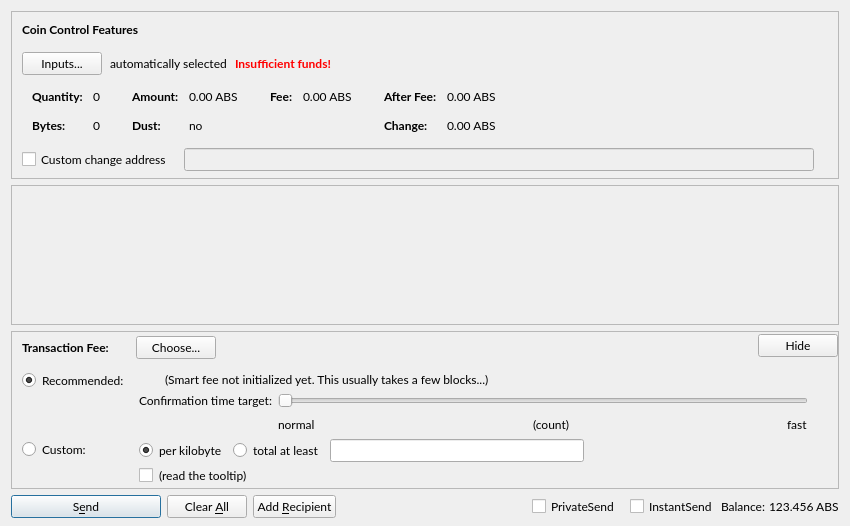
<?xml version="1.0" encoding="UTF-8"?>
<ui version="4.0">
 <class>SendCoinsDialog</class>
 <widget class="QDialog" name="SendCoinsDialog">
  <property name="geometry">
   <rect>
    <x>0</x>
    <y>0</y>
    <width>850</width>
    <height>526</height>
   </rect>
  </property>
  <property name="font">
   <font>
    <family>Lato</family>
   </font>
  </property>
  <property name="windowTitle">
   <string>Send Coins</string>
  </property>
  <layout class="QVBoxLayout" name="verticalLayout" stretch="0,1,0,0">
   <property name="bottomMargin">
    <number>8</number>
   </property>
   <item>
    <widget class="QFrame" name="frameCoinControl">
     <property name="sizePolicy">
      <sizepolicy hsizetype="Expanding" vsizetype="Expanding">
       <horstretch>0</horstretch>
       <verstretch>0</verstretch>
      </sizepolicy>
     </property>
     <property name="maximumSize">
      <size>
       <width>16777215</width>
       <height>16777215</height>
      </size>
     </property>
     <property name="frameShape">
      <enum>QFrame::StyledPanel</enum>
     </property>
     <property name="frameShadow">
      <enum>QFrame::Sunken</enum>
     </property>
     <layout class="QVBoxLayout" name="verticalLayoutCoinControl2">
      <property name="spacing">
       <number>0</number>
      </property>
      <property name="leftMargin">
       <number>0</number>
      </property>
      <property name="topMargin">
       <number>0</number>
      </property>
      <property name="rightMargin">
       <number>0</number>
      </property>
      <property name="bottomMargin">
       <number>6</number>
      </property>
      <item>
       <layout class="QVBoxLayout" name="verticalLayoutCoinControl" stretch="0,0,0,0,1">
        <property name="spacing">
         <number>0</number>
        </property>
        <property name="leftMargin">
         <number>10</number>
        </property>
        <property name="topMargin">
         <number>10</number>
        </property>
        <item>
         <layout class="QHBoxLayout" name="horizontalLayoutCoinControl1">
          <property name="bottomMargin">
           <number>15</number>
          </property>
          <item>
           <widget class="QLabel" name="labelCoinControlFeatures">
            <property name="sizePolicy">
             <sizepolicy hsizetype="Preferred" vsizetype="Maximum">
              <horstretch>0</horstretch>
              <verstretch>0</verstretch>
             </sizepolicy>
            </property>
            <property name="font">
             <font>
              <weight>75</weight>
              <bold>true</bold>
             </font>
            </property>
            <property name="styleSheet">
             <string notr="true">font-weight:bold;</string>
            </property>
            <property name="text">
             <string>Coin Control Features</string>
            </property>
           </widget>
          </item>
         </layout>
        </item>
        <item>
         <layout class="QHBoxLayout" name="horizontalLayoutCoinControl2" stretch="0,0,0,0">
          <property name="spacing">
           <number>8</number>
          </property>
          <property name="bottomMargin">
           <number>10</number>
          </property>
          <item>
           <widget class="QPushButton" name="pushButtonCoinControl">
            <property name="styleSheet">
             <string notr="true"/>
            </property>
            <property name="text">
             <string>Inputs...</string>
            </property>
            <property name="autoDefault">
             <bool>false</bool>
            </property>
           </widget>
          </item>
          <item>
           <widget class="QLabel" name="labelCoinControlAutomaticallySelected">
            <property name="text">
             <string>automatically selected</string>
            </property>
            <property name="margin">
             <number>5</number>
            </property>
           </widget>
          </item>
          <item>
           <widget class="QLabel" name="labelCoinControlInsuffFunds">
            <property name="font">
             <font>
              <weight>75</weight>
              <bold>true</bold>
             </font>
            </property>
            <property name="styleSheet">
             <string notr="true">color:red;font-weight:bold;</string>
            </property>
            <property name="text">
             <string>Insufficient funds!</string>
            </property>
            <property name="margin">
             <number>5</number>
            </property>
           </widget>
          </item>
          <item>
           <spacer name="horizontalSpacerCoinControl">
            <property name="orientation">
             <enum>Qt::Horizontal</enum>
            </property>
            <property name="sizeHint" stdset="0">
             <size>
              <width>40</width>
              <height>1</height>
             </size>
            </property>
           </spacer>
          </item>
         </layout>
        </item>
        <item>
         <widget class="QWidget" name="widgetCoinControl" native="true">
          <property name="sizePolicy">
           <sizepolicy hsizetype="Preferred" vsizetype="Preferred">
            <horstretch>0</horstretch>
            <verstretch>0</verstretch>
           </sizepolicy>
          </property>
          <property name="minimumSize">
           <size>
            <width>0</width>
            <height>0</height>
           </size>
          </property>
          <property name="styleSheet">
           <string notr="true"/>
          </property>
          <layout class="QHBoxLayout" name="horizontalLayoutCoinControl5">
           <property name="leftMargin">
            <number>0</number>
           </property>
           <property name="topMargin">
            <number>0</number>
           </property>
           <property name="rightMargin">
            <number>0</number>
           </property>
           <property name="bottomMargin">
            <number>0</number>
           </property>
           <item>
            <layout class="QHBoxLayout" name="horizontalLayoutCoinControl3" stretch="0,0,0,1">
             <property name="spacing">
              <number>20</number>
             </property>
             <property name="topMargin">
              <number>0</number>
             </property>
             <property name="bottomMargin">
              <number>10</number>
             </property>
             <item>
              <layout class="QFormLayout" name="formLayoutCoinControl1">
               <property name="horizontalSpacing">
                <number>10</number>
               </property>
               <property name="verticalSpacing">
                <number>14</number>
               </property>
               <property name="leftMargin">
                <number>10</number>
               </property>
               <property name="topMargin">
                <number>4</number>
               </property>
               <property name="rightMargin">
                <number>6</number>
               </property>
               <item row="0" column="0">
                <widget class="QLabel" name="labelCoinControlQuantityText">
                 <property name="font">
                  <font>
                   <weight>75</weight>
                   <bold>true</bold>
                  </font>
                 </property>
                 <property name="text">
                  <string>Quantity:</string>
                 </property>
                 <property name="margin">
                  <number>0</number>
                 </property>
                </widget>
               </item>
               <item row="0" column="1">
                <widget class="QLabel" name="labelCoinControlQuantity">
                 <property name="cursor">
                  <cursorShape>IBeamCursor</cursorShape>
                 </property>
                 <property name="contextMenuPolicy">
                  <enum>Qt::ActionsContextMenu</enum>
                 </property>
                 <property name="text">
                  <string notr="true">0</string>
                 </property>
                 <property name="margin">
                  <number>0</number>
                 </property>
                 <property name="textInteractionFlags">
                  <set>Qt::LinksAccessibleByMouse|Qt::TextSelectableByKeyboard|Qt::TextSelectableByMouse</set>
                 </property>
                </widget>
               </item>
               <item row="1" column="0">
                <widget class="QLabel" name="labelCoinControlBytesText">
                 <property name="font">
                  <font>
                   <weight>75</weight>
                   <bold>true</bold>
                  </font>
                 </property>
                 <property name="text">
                  <string>Bytes:</string>
                 </property>
                </widget>
               </item>
               <item row="1" column="1">
                <widget class="QLabel" name="labelCoinControlBytes">
                 <property name="cursor">
                  <cursorShape>IBeamCursor</cursorShape>
                 </property>
                 <property name="contextMenuPolicy">
                  <enum>Qt::ActionsContextMenu</enum>
                 </property>
                 <property name="text">
                  <string notr="true">0</string>
                 </property>
                 <property name="textInteractionFlags">
                  <set>Qt::LinksAccessibleByMouse|Qt::TextSelectableByKeyboard|Qt::TextSelectableByMouse</set>
                 </property>
                </widget>
               </item>
              </layout>
             </item>
             <item>
              <layout class="QFormLayout" name="formLayoutCoinControl2">
               <property name="horizontalSpacing">
                <number>10</number>
               </property>
               <property name="verticalSpacing">
                <number>14</number>
               </property>
               <property name="leftMargin">
                <number>6</number>
               </property>
               <property name="topMargin">
                <number>4</number>
               </property>
               <property name="rightMargin">
                <number>6</number>
               </property>
               <item row="0" column="0">
                <widget class="QLabel" name="labelCoinControlAmountText">
                 <property name="font">
                  <font>
                   <weight>75</weight>
                   <bold>true</bold>
                  </font>
                 </property>
                 <property name="text">
                  <string>Amount:</string>
                 </property>
                 <property name="margin">
                  <number>0</number>
                 </property>
                </widget>
               </item>
               <item row="0" column="1">
                <widget class="QLabel" name="labelCoinControlAmount">
                 <property name="cursor">
                  <cursorShape>IBeamCursor</cursorShape>
                 </property>
                 <property name="contextMenuPolicy">
                  <enum>Qt::ActionsContextMenu</enum>
                 </property>
                 <property name="text">
                  <string notr="true">0.00 ABS</string>
                 </property>
                 <property name="textInteractionFlags">
                  <set>Qt::LinksAccessibleByMouse|Qt::TextSelectableByKeyboard|Qt::TextSelectableByMouse</set>
                 </property>
                </widget>
               </item>
               <item row="1" column="0">
                <widget class="QLabel" name="labelCoinControlLowOutputText">
                 <property name="font">
                  <font>
                   <weight>75</weight>
                   <bold>true</bold>
                  </font>
                 </property>
                 <property name="text">
                  <string>Dust:</string>
                 </property>
                </widget>
               </item>
               <item row="1" column="1">
                <widget class="QLabel" name="labelCoinControlLowOutput">
                 <property name="cursor">
                  <cursorShape>IBeamCursor</cursorShape>
                 </property>
                 <property name="contextMenuPolicy">
                  <enum>Qt::ActionsContextMenu</enum>
                 </property>
                 <property name="text">
                  <string notr="true">no</string>
                 </property>
                 <property name="textInteractionFlags">
                  <set>Qt::LinksAccessibleByMouse|Qt::TextSelectableByKeyboard|Qt::TextSelectableByMouse</set>
                 </property>
                </widget>
               </item>
              </layout>
             </item>
             <item>
              <layout class="QFormLayout" name="formLayoutCoinControl3">
               <property name="horizontalSpacing">
                <number>10</number>
               </property>
               <property name="verticalSpacing">
                <number>14</number>
               </property>
               <property name="leftMargin">
                <number>6</number>
               </property>
               <property name="topMargin">
                <number>4</number>
               </property>
               <property name="rightMargin">
                <number>6</number>
               </property>
               <item row="0" column="0">
                <widget class="QLabel" name="labelCoinControlFeeText">
                 <property name="font">
                  <font>
                   <weight>75</weight>
                   <bold>true</bold>
                  </font>
                 </property>
                 <property name="text">
                  <string>Fee:</string>
                 </property>
                 <property name="margin">
                  <number>0</number>
                 </property>
                </widget>
               </item>
               <item row="0" column="1">
                <widget class="QLabel" name="labelCoinControlFee">
                 <property name="cursor">
                  <cursorShape>IBeamCursor</cursorShape>
                 </property>
                 <property name="contextMenuPolicy">
                  <enum>Qt::ActionsContextMenu</enum>
                 </property>
                 <property name="text">
                  <string notr="true">0.00 ABS</string>
                 </property>
                 <property name="textInteractionFlags">
                  <set>Qt::LinksAccessibleByMouse|Qt::TextSelectableByKeyboard|Qt::TextSelectableByMouse</set>
                 </property>
                </widget>
               </item>
              </layout>
             </item>
             <item>
              <layout class="QFormLayout" name="formLayoutCoinControl4">
               <property name="horizontalSpacing">
                <number>10</number>
               </property>
               <property name="verticalSpacing">
                <number>14</number>
               </property>
               <property name="leftMargin">
                <number>6</number>
               </property>
               <property name="topMargin">
                <number>4</number>
               </property>
               <property name="rightMargin">
                <number>6</number>
               </property>
               <item row="0" column="0">
                <widget class="QLabel" name="labelCoinControlAfterFeeText">
                 <property name="font">
                  <font>
                   <weight>75</weight>
                   <bold>true</bold>
                  </font>
                 </property>
                 <property name="text">
                  <string>After Fee:</string>
                 </property>
                 <property name="margin">
                  <number>0</number>
                 </property>
                </widget>
               </item>
               <item row="0" column="1">
                <widget class="QLabel" name="labelCoinControlAfterFee">
                 <property name="cursor">
                  <cursorShape>IBeamCursor</cursorShape>
                 </property>
                 <property name="contextMenuPolicy">
                  <enum>Qt::ActionsContextMenu</enum>
                 </property>
                 <property name="text">
                  <string notr="true">0.00 ABS</string>
                 </property>
                 <property name="textInteractionFlags">
                  <set>Qt::LinksAccessibleByMouse|Qt::TextSelectableByKeyboard|Qt::TextSelectableByMouse</set>
                 </property>
                </widget>
               </item>
               <item row="1" column="0">
                <widget class="QLabel" name="labelCoinControlChangeText">
                 <property name="font">
                  <font>
                   <weight>75</weight>
                   <bold>true</bold>
                  </font>
                 </property>
                 <property name="text">
                  <string>Change:</string>
                 </property>
                </widget>
               </item>
               <item row="1" column="1">
                <widget class="QLabel" name="labelCoinControlChange">
                 <property name="cursor">
                  <cursorShape>IBeamCursor</cursorShape>
                 </property>
                 <property name="contextMenuPolicy">
                  <enum>Qt::ActionsContextMenu</enum>
                 </property>
                 <property name="text">
                  <string notr="true">0.00 ABS</string>
                 </property>
                 <property name="textInteractionFlags">
                  <set>Qt::LinksAccessibleByMouse|Qt::TextSelectableByKeyboard|Qt::TextSelectableByMouse</set>
                 </property>
                </widget>
               </item>
              </layout>
             </item>
            </layout>
           </item>
          </layout>
         </widget>
        </item>
        <item>
         <layout class="QHBoxLayout" name="horizontalLayoutCoinControl4" stretch="0,0,0">
          <property name="spacing">
           <number>12</number>
          </property>
          <property name="sizeConstraint">
           <enum>QLayout::SetDefaultConstraint</enum>
          </property>
          <property name="topMargin">
           <number>5</number>
          </property>
          <property name="rightMargin">
           <number>5</number>
          </property>
          <item>
           <widget class="QCheckBox" name="checkBoxCoinControlChange">
            <property name="toolTip">
             <string>If this is activated, but the change address is empty or invalid, change will be sent to a newly generated address.</string>
            </property>
            <property name="text">
             <string>Custom change address</string>
            </property>
           </widget>
          </item>
          <item>
           <widget class="QValidatedLineEdit" name="lineEditCoinControlChange">
            <property name="enabled">
             <bool>false</bool>
            </property>
            <property name="sizePolicy">
             <sizepolicy hsizetype="Expanding" vsizetype="Fixed">
              <horstretch>0</horstretch>
              <verstretch>0</verstretch>
             </sizepolicy>
            </property>
           </widget>
          </item>
          <item>
           <widget class="QLabel" name="labelCoinControlChangeLabel">
            <property name="sizePolicy">
             <sizepolicy hsizetype="Preferred" vsizetype="Expanding">
              <horstretch>0</horstretch>
              <verstretch>0</verstretch>
             </sizepolicy>
            </property>
            <property name="minimumSize">
             <size>
              <width>0</width>
              <height>0</height>
             </size>
            </property>
            <property name="text">
             <string/>
            </property>
            <property name="margin">
             <number>3</number>
            </property>
           </widget>
          </item>
         </layout>
        </item>
        <item>
         <spacer name="verticalSpacerCoinControl">
          <property name="orientation">
           <enum>Qt::Vertical</enum>
          </property>
          <property name="sizeHint" stdset="0">
           <size>
            <width>800</width>
            <height>1</height>
           </size>
          </property>
         </spacer>
        </item>
       </layout>
      </item>
     </layout>
    </widget>
   </item>
   <item>
    <widget class="QScrollArea" name="scrollArea">
     <property name="widgetResizable">
      <bool>true</bool>
     </property>
     <widget class="QWidget" name="scrollAreaWidgetContents">
      <property name="geometry">
       <rect>
        <x>0</x>
        <y>0</y>
        <width>830</width>
        <height>104</height>
       </rect>
      </property>
      <layout class="QVBoxLayout" name="verticalLayout_2" stretch="0,1">
       <property name="leftMargin">
        <number>0</number>
       </property>
       <property name="topMargin">
        <number>0</number>
       </property>
       <property name="rightMargin">
        <number>0</number>
       </property>
       <property name="bottomMargin">
        <number>0</number>
       </property>
       <item>
        <layout class="QVBoxLayout" name="entries">
         <property name="spacing">
          <number>6</number>
         </property>
        </layout>
       </item>
       <item>
        <spacer name="verticalSpacer">
         <property name="orientation">
          <enum>Qt::Vertical</enum>
         </property>
         <property name="sizeHint" stdset="0">
          <size>
           <width>20</width>
           <height>40</height>
          </size>
         </property>
        </spacer>
       </item>
      </layout>
     </widget>
    </widget>
   </item>
   <item>
    <widget class="QFrame" name="frameFee">
     <property name="sizePolicy">
      <sizepolicy hsizetype="Expanding" vsizetype="Expanding">
       <horstretch>0</horstretch>
       <verstretch>0</verstretch>
      </sizepolicy>
     </property>
     <property name="maximumSize">
      <size>
       <width>16777215</width>
       <height>16777215</height>
      </size>
     </property>
     <property name="frameShape">
      <enum>QFrame::StyledPanel</enum>
     </property>
     <property name="frameShadow">
      <enum>QFrame::Sunken</enum>
     </property>
     <layout class="QVBoxLayout" name="verticalLayoutFee1">
      <property name="spacing">
       <number>0</number>
      </property>
      <property name="leftMargin">
       <number>0</number>
      </property>
      <property name="topMargin">
       <number>0</number>
      </property>
      <property name="rightMargin">
       <number>0</number>
      </property>
      <property name="bottomMargin">
       <number>0</number>
      </property>
      <item>
       <layout class="QVBoxLayout" name="verticalLayoutFee2" stretch="0,0,0">
        <property name="spacing">
         <number>0</number>
        </property>
        <property name="leftMargin">
         <number>10</number>
        </property>
        <property name="topMargin">
         <number>0</number>
        </property>
        <item>
         <layout class="QHBoxLayout" name="horizontalLayoutFee1">
          <property name="bottomMargin">
           <number>0</number>
          </property>
          <item>
           <layout class="QVBoxLayout" name="verticalLayoutFee7">
            <property name="spacing">
             <number>0</number>
            </property>
            <item>
             <spacer name="verticalSpacerSmartFee">
              <property name="orientation">
               <enum>Qt::Vertical</enum>
              </property>
              <property name="sizeType">
               <enum>QSizePolicy::Fixed</enum>
              </property>
              <property name="sizeHint" stdset="0">
               <size>
                <width>1</width>
                <height>4</height>
               </size>
              </property>
             </spacer>
            </item>
            <item>
             <layout class="QHBoxLayout" name="horizontalLayoutSmartFee">
              <property name="spacing">
               <number>10</number>
              </property>
              <item>
               <widget class="QLabel" name="labelFeeHeadline">
                <property name="sizePolicy">
                 <sizepolicy hsizetype="Preferred" vsizetype="Maximum">
                  <horstretch>0</horstretch>
                  <verstretch>0</verstretch>
                 </sizepolicy>
                </property>
                <property name="font">
                 <font>
                  <weight>75</weight>
                  <bold>true</bold>
                 </font>
                </property>
                <property name="styleSheet">
                 <string notr="true">font-weight:bold;</string>
                </property>
                <property name="text">
                 <string>Transaction Fee:</string>
                </property>
               </widget>
              </item>
              <item>
               <widget class="QLabel" name="labelFeeMinimized">
                <property name="text">
                 <string/>
                </property>
               </widget>
              </item>
              <item>
               <widget class="QPushButton" name="buttonChooseFee">
                <property name="text">
                 <string>Choose...</string>
                </property>
               </widget>
              </item>
             </layout>
            </item>
            <item>
             <spacer name="verticalSpacer_5">
              <property name="orientation">
               <enum>Qt::Vertical</enum>
              </property>
              <property name="sizeHint" stdset="0">
               <size>
                <width>1</width>
                <height>1</height>
               </size>
              </property>
             </spacer>
            </item>
           </layout>
          </item>
          <item>
           <spacer name="horizontalSpacer_4">
            <property name="orientation">
             <enum>Qt::Horizontal</enum>
            </property>
            <property name="sizeHint" stdset="0">
             <size>
              <width>40</width>
              <height>20</height>
             </size>
            </property>
           </spacer>
          </item>
          <item>
           <widget class="QPushButton" name="buttonMinimizeFee">
            <property name="toolTip">
             <string>collapse fee-settings</string>
            </property>
            <property name="text">
             <string>Hide</string>
            </property>
           </widget>
          </item>
         </layout>
        </item>
        <item>
         <widget class="QFrame" name="frameFeeSelection">
          <layout class="QVBoxLayout" name="verticalLayoutFee12">
           <property name="spacing">
            <number>0</number>
           </property>
           <property name="leftMargin">
            <number>0</number>
           </property>
           <property name="topMargin">
            <number>0</number>
           </property>
           <property name="rightMargin">
            <number>0</number>
           </property>
           <property name="bottomMargin">
            <number>0</number>
           </property>
           <item>
            <layout class="QGridLayout" name="gridLayoutFee">
             <property name="topMargin">
              <number>10</number>
             </property>
             <property name="bottomMargin">
              <number>4</number>
             </property>
             <property name="horizontalSpacing">
              <number>10</number>
             </property>
             <property name="verticalSpacing">
              <number>4</number>
             </property>
             <item row="1" column="1">
              <layout class="QVBoxLayout" name="verticalLayoutFee8">
               <property name="spacing">
                <number>6</number>
               </property>
               <item>
                <layout class="QHBoxLayout" name="horizontalLayoutFee13">
                 <item>
                  <widget class="QRadioButton" name="radioCustomPerKilobyte">
                   <property name="toolTip">
                    <string>If the custom fee is set to 1000 nABS and the transaction is only 250 bytes, then &quot;per kilobyte&quot; only pays 250  in fee,&lt;br /&gt;while &quot;at least&quot; pays 1000 . For transactions bigger than a kilobyte both pay by kilobyte.</string>
                   </property>
                   <property name="text">
                    <string>per kilobyte</string>
                   </property>
                   <property name="checked">
                    <bool>true</bool>
                   </property>
                   <attribute name="buttonGroup">
                    <string notr="true">groupCustomFee</string>
                   </attribute>
                  </widget>
                 </item>
                 <item>
                  <widget class="QRadioButton" name="radioCustomAtLeast">
                   <property name="toolTip">
                    <string>If the custom fee is set to 1000 nABS and the transaction is only 250 bytes, then &quot;per kilobyte&quot; only pays 250  in fee,&lt;br /&gt;while &quot;total at least&quot; pays 1000 . For transactions bigger than a kilobyte both pay by kilobyte.</string>
                   </property>
                   <property name="text">
                    <string>total at least</string>
                   </property>
                   <attribute name="buttonGroup">
                    <string notr="true">groupCustomFee</string>
                   </attribute>
                  </widget>
                 </item>
                 <item>
                  <widget class="BitcoinAmountField" name="customFee"/>
                 </item>
                 <item>
                  <spacer name="horizontalSpacer_6">
                   <property name="orientation">
                    <enum>Qt::Horizontal</enum>
                   </property>
                   <property name="sizeHint" stdset="0">
                    <size>
                     <width>1</width>
                     <height>1</height>
                    </size>
                   </property>
                  </spacer>
                 </item>
                </layout>
               </item>
               <item>
                <layout class="QHBoxLayout" name="horizontalLayoutFee8">
                 <item>
                  <widget class="QCheckBox" name="checkBoxMinimumFee">
                   <property name="toolTip">
                    <string>Paying only the minimum fee is just fine as long as there is less transaction volume than space in the blocks.&lt;br /&gt;But be aware that this can end up in a never confirming transaction once there is more demand for absolute transactions than the network can process.</string>
                   </property>
                   <property name="text">
                    <string/>
                   </property>
                  </widget>
                 </item>
                 <item>
                  <widget class="QLabel" name="labelMinFeeWarning">
                   <property name="enabled">
                    <bool>true</bool>
                   </property>
                   <property name="toolTip">
                    <string>Paying only the minimum fee is just fine as long as there is less transaction volume than space in the blocks.&lt;br /&gt;But be aware that this can end up in a never confirming transaction once there is more demand for absolute transactions than the network can process.</string>
                   </property>
                   <property name="text">
                    <string>(read the tooltip)</string>
                   </property>
                   <property name="margin">
                    <number>5</number>
                   </property>
                  </widget>
                 </item>
                 <item>
                  <spacer name="horizontalSpacer_2">
                   <property name="orientation">
                    <enum>Qt::Horizontal</enum>
                   </property>
                   <property name="sizeHint" stdset="0">
                    <size>
                     <width>1</width>
                     <height>1</height>
                    </size>
                   </property>
                  </spacer>
                 </item>
                </layout>
               </item>
              </layout>
             </item>
             <item row="0" column="0">
              <layout class="QVBoxLayout" name="verticalLayoutFee4" stretch="0,1">
               <item>
                <widget class="QRadioButton" name="radioSmartFee">
                 <property name="text">
                  <string>Recommended:</string>
                 </property>
                 <property name="checked">
                  <bool>true</bool>
                 </property>
                 <attribute name="buttonGroup">
                  <string notr="true">groupFee</string>
                 </attribute>
                </widget>
               </item>
               <item>
                <spacer name="verticalSpacer_2">
                 <property name="orientation">
                  <enum>Qt::Vertical</enum>
                 </property>
                 <property name="sizeHint" stdset="0">
                  <size>
                   <width>1</width>
                   <height>1</height>
                  </size>
                 </property>
                </spacer>
               </item>
              </layout>
             </item>
             <item row="1" column="0">
              <layout class="QVBoxLayout" name="verticalLayoutFee9" stretch="0,1">
               <item>
                <widget class="QRadioButton" name="radioCustomFee">
                 <property name="text">
                  <string>Custom:</string>
                 </property>
                 <attribute name="buttonGroup">
                  <string notr="true">groupFee</string>
                 </attribute>
                </widget>
               </item>
               <item>
                <spacer name="verticalSpacer_6">
                 <property name="orientation">
                  <enum>Qt::Vertical</enum>
                 </property>
                 <property name="sizeHint" stdset="0">
                  <size>
                   <width>1</width>
                   <height>1</height>
                  </size>
                 </property>
                </spacer>
               </item>
              </layout>
             </item>
             <item row="0" column="1">
              <layout class="QVBoxLayout" name="verticalLayoutFee3" stretch="0,0,1">
               <property name="spacing">
                <number>6</number>
               </property>
               <property name="topMargin">
                <number>2</number>
               </property>
               <item>
                <layout class="QHBoxLayout" name="horizontalLayoutFee12">
                 <item>
                  <widget class="QLabel" name="labelSmartFee">
                   <property name="text">
                    <string/>
                   </property>
                   <property name="margin">
                    <number>2</number>
                   </property>
                  </widget>
                 </item>
                 <item>
                  <widget class="QLabel" name="labelFeeEstimation">
                   <property name="text">
                    <string/>
                   </property>
                  </widget>
                 </item>
                 <item>
                  <widget class="QLabel" name="labelSmartFee2">
                   <property name="text">
                    <string>(Smart fee not initialized yet. This usually takes a few blocks...)</string>
                   </property>
                   <property name="margin">
                    <number>2</number>
                   </property>
                  </widget>
                 </item>
                 <item>
                  <spacer name="horizontalSpacer_5">
                   <property name="orientation">
                    <enum>Qt::Horizontal</enum>
                   </property>
                   <property name="sizeHint" stdset="0">
                    <size>
                     <width>1</width>
                     <height>1</height>
                    </size>
                   </property>
                  </spacer>
                 </item>
                </layout>
               </item>
               <item>
                <layout class="QHBoxLayout" name="horizontalLayoutFee9">
                 <item>
                  <layout class="QVBoxLayout" name="verticalLayoutFee6">
                   <item>
                    <widget class="QLabel" name="labelSmartFee3">
                     <property name="text">
                      <string>Confirmation time target:</string>
                     </property>
                     <property name="margin">
                      <number>2</number>
                     </property>
                    </widget>
                   </item>
                   <item>
                    <spacer name="verticalSpacer_3">
                     <property name="orientation">
                      <enum>Qt::Vertical</enum>
                     </property>
                     <property name="sizeHint" stdset="0">
                      <size>
                       <width>1</width>
                       <height>1</height>
                      </size>
                     </property>
                    </spacer>
                   </item>
                  </layout>
                 </item>
                 <item>
                  <layout class="QVBoxLayout" name="verticalLayoutFee5">
                   <property name="rightMargin">
                    <number>30</number>
                   </property>
                   <item>
                    <widget class="QSlider" name="sliderSmartFee">
                     <property name="minimum">
                      <number>0</number>
                     </property>
                     <property name="maximum">
                      <number>23</number>
                     </property>
                     <property name="pageStep">
                      <number>1</number>
                     </property>
                     <property name="value">
                      <number>0</number>
                     </property>
                     <property name="orientation">
                      <enum>Qt::Horizontal</enum>
                     </property>
                     <property name="invertedAppearance">
                      <bool>false</bool>
                     </property>
                     <property name="invertedControls">
                      <bool>false</bool>
                     </property>
                     <property name="tickPosition">
                      <enum>QSlider::NoTicks</enum>
                     </property>
                    </widget>
                   </item>
                   <item>
                    <layout class="QHBoxLayout" name="horizontalLayoutFee10">
                     <item>
                      <widget class="QLabel" name="labelSmartFeeNormal">
                       <property name="text">
                        <string>normal</string>
                       </property>
                      </widget>
                     </item>
                     <item>
                      <spacer name="horizontalSpacer_7">
                       <property name="orientation">
                        <enum>Qt::Horizontal</enum>
                       </property>
                       <property name="sizeHint" stdset="0">
                        <size>
                         <width>40</width>
                         <height>20</height>
                        </size>
                       </property>
                      </spacer>
                     </item>
                     <item>
                      <widget class="QLabel" name="confirmationTargetLabel">
                       <property name="text">
                        <string notr="true">(count)</string>
                       </property>
                      </widget>
                     </item>
                     <item>
                      <spacer name="horizontalSpacer_3">
                       <property name="orientation">
                        <enum>Qt::Horizontal</enum>
                       </property>
                       <property name="sizeHint" stdset="0">
                        <size>
                         <width>40</width>
                         <height>20</height>
                        </size>
                       </property>
                      </spacer>
                     </item>
                     <item>
                      <widget class="QLabel" name="labelSmartFeeFast">
                       <property name="text">
                        <string>fast</string>
                       </property>
                      </widget>
                     </item>
                    </layout>
                   </item>
                  </layout>
                 </item>
                </layout>
               </item>
               <item>
                <spacer name="verticalSpacer_4">
                 <property name="orientation">
                  <enum>Qt::Vertical</enum>
                 </property>
                 <property name="sizeHint" stdset="0">
                  <size>
                   <width>1</width>
                   <height>1</height>
                  </size>
                 </property>
                </spacer>
               </item>
              </layout>
             </item>
            </layout>
           </item>
          </layout>
         </widget>
        </item>
        <item>
         <spacer name="verticalSpacerFee">
          <property name="orientation">
           <enum>Qt::Vertical</enum>
          </property>
          <property name="sizeHint" stdset="0">
           <size>
            <width>800</width>
            <height>1</height>
           </size>
          </property>
         </spacer>
        </item>
       </layout>
      </item>
     </layout>
    </widget>
   </item>
   <item>
    <layout class="QHBoxLayout" name="horizontalLayout">
     <item>
      <widget class="QPushButton" name="sendButton">
       <property name="minimumSize">
        <size>
         <width>150</width>
         <height>0</height>
        </size>
       </property>
       <property name="toolTip">
        <string>Confirm the send action</string>
       </property>
       <property name="text">
        <string>S&amp;end</string>
       </property>
       <property name="autoDefault">
        <bool>false</bool>
       </property>
       <property name="default">
        <bool>true</bool>
       </property>
      </widget>
     </item>
     <item>
      <widget class="QPushButton" name="clearButton">
       <property name="sizePolicy">
        <sizepolicy hsizetype="Minimum" vsizetype="Fixed">
         <horstretch>0</horstretch>
         <verstretch>0</verstretch>
        </sizepolicy>
       </property>
       <property name="toolTip">
        <string>Clear all fields of the form.</string>
       </property>
       <property name="text">
        <string>Clear &amp;All</string>
       </property>
       <property name="autoDefault">
        <bool>false</bool>
       </property>
      </widget>
     </item>
     <item>
      <widget class="QPushButton" name="addButton">
       <property name="toolTip">
        <string>Send to multiple recipients at once</string>
       </property>
       <property name="text">
        <string>Add &amp;Recipient</string>
       </property>
       <property name="autoDefault">
        <bool>false</bool>
       </property>
      </widget>
     </item>
     <item>
      <spacer name="horizontalSpacer">
       <property name="orientation">
        <enum>Qt::Horizontal</enum>
       </property>
       <property name="sizeHint" stdset="0">
        <size>
         <width>40</width>
         <height>20</height>
        </size>
       </property>
      </spacer>
     </item>
     <item>
      <layout class="QHBoxLayout" name="horizontalLayout_2">
       <property name="spacing">
        <number>3</number>
       </property>
       <item>
        <widget class="QCheckBox" name="checkUsePrivateSend">
         <property name="minimumSize">
          <size>
           <width>95</width>
           <height>0</height>
          </size>
         </property>
         <property name="text">
          <string>PrivateSend</string>
         </property>
         <property name="checked">
          <bool>false</bool>
         </property>
        </widget>
       </item>
       <item>
        <widget class="QCheckBox" name="checkUseInstantSend">
         <property name="enabled">
          <bool>true</bool>
         </property>
         <property name="minimumSize">
          <size>
           <width>85</width>
           <height>0</height>
          </size>
         </property>
         <property name="text">
          <string>InstantSend</string>
         </property>
        </widget>
       </item>
       <item>
        <widget class="QLabel" name="label">
         <property name="text">
          <string>Balance:</string>
         </property>
        </widget>
       </item>
       <item>
        <widget class="QLabel" name="labelBalance">
         <property name="sizePolicy">
          <sizepolicy hsizetype="Preferred" vsizetype="Fixed">
           <horstretch>0</horstretch>
           <verstretch>0</verstretch>
          </sizepolicy>
         </property>
         <property name="cursor">
          <cursorShape>IBeamCursor</cursorShape>
         </property>
         <property name="text">
          <string notr="true">123.456 ABS</string>
         </property>
         <property name="textInteractionFlags">
          <set>Qt::LinksAccessibleByMouse|Qt::TextSelectableByKeyboard|Qt::TextSelectableByMouse</set>
         </property>
        </widget>
       </item>
      </layout>
     </item>
    </layout>
   </item>
  </layout>
 </widget>
 <customwidgets>
  <customwidget>
   <class>QValidatedLineEdit</class>
   <extends>QLineEdit</extends>
   <header>qvalidatedlineedit.h</header>
  </customwidget>
  <customwidget>
   <class>BitcoinAmountField</class>
   <extends>QLineEdit</extends>
   <header>bitcoinamountfield.h</header>
   <container>1</container>
  </customwidget>
 </customwidgets>
 <resources/>
 <connections/>
 <buttongroups>
  <buttongroup name="groupFee"/>
  <buttongroup name="groupCustomFee"/>
 </buttongroups>
</ui>
